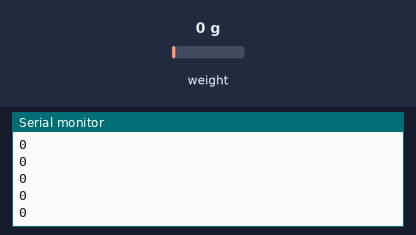
Bench run of a sketch on a simulated Arduino Uno, built with avr-gcc and run on an emulated ATmega328P. Parts: the last lines printed to the serial monitor. The test bench sets the inputs (shaded band); at power-on: weight on the scale 0 g.

Above: at 1.2 s.
1.3 s: weight on the scale set to 100 g
At 1.46 s:
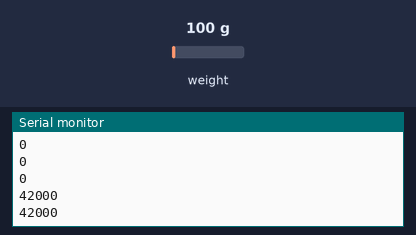
2.8 s: weight on the scale set to 1250 g
At 2.82 s:
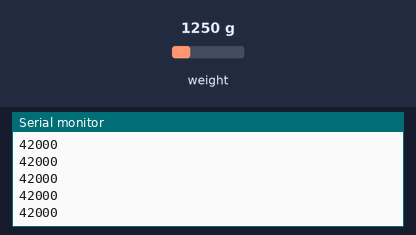
Timing chart, 0 to 5.8 s (numbered marks = the images above; inputs shaded):
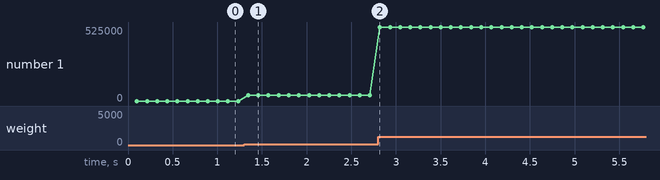

Measured:
- after the input at 1.3 s, the serial monitor: prints a new line after 0.05 s (image 1)
- plotted number 1: 0 → 42000 after the input at 1.3 s, 42000 → 525000 after the input at 2.8 s

The sketch:

tensionSensor_Single_read.ino
```cpp
//==========================================================
//Shmulik Edelman
//shmulike@post.bgu.ac.il
// This code reading form MULTI HX711 Load-cells aplifier and sending there value as ROS-message
//==========================================================

//=====[ INCULDE ]==========================================
#include "HX711.h"

//=====[ Constants ]========================================

#define CLK 11      // clock pin to the load cell amp
#define DOUT 26    // data pin to the first lca
#define calib_mat_row 0

#define BOOT_MESSAGE "MIT_ML_SCALE V0.8"
#define TARE_TIMEOUT_SECONDS 4


//=====[ VARIABLES ]=========================================


long int val_raw;
double val;
HX711 scale;

double P[8][3] ={{0.00000000, 3.32E-5, 2.9418},
                              {0.00000000, 3.35E-5, 4.3512},
                              {0.00000000, 3.31E-5, 5.2857},
                              {0.00000000, 3.31E-5, -6.6821},
                              {0.00000000, 3.43E-5, -1.8389},
                              {0.00000000, 3.25E-5, 4.6884},
                              {0.00000000, 3.44E-5, 7.9783},
                              {0.00000000, 3.41E-5, 0.3253}};

//=====[ SETUP ]=============================================
void setup() {
  Serial.begin(115200);
  while(!Serial);
  Serial.println("Serial Communication started");

  scale.begin(DOUT,CLK);


}

//=====[ LOOP ]==============================================
void loop() {
  val_raw = scale.read();                // Read raw data from all the tension-meters
//  val = P[calib_mat_row][0]*pow(val_raw, 2) + P[calib_mat_row][1]*val_raw + P[calib_mat_row][2];

  //Serial.print("Raw: ");
  Serial.println(val_raw);
  //Serial.print("\tKg: ");
  //Serial.println(val,3);

  delay(13);
}
```
